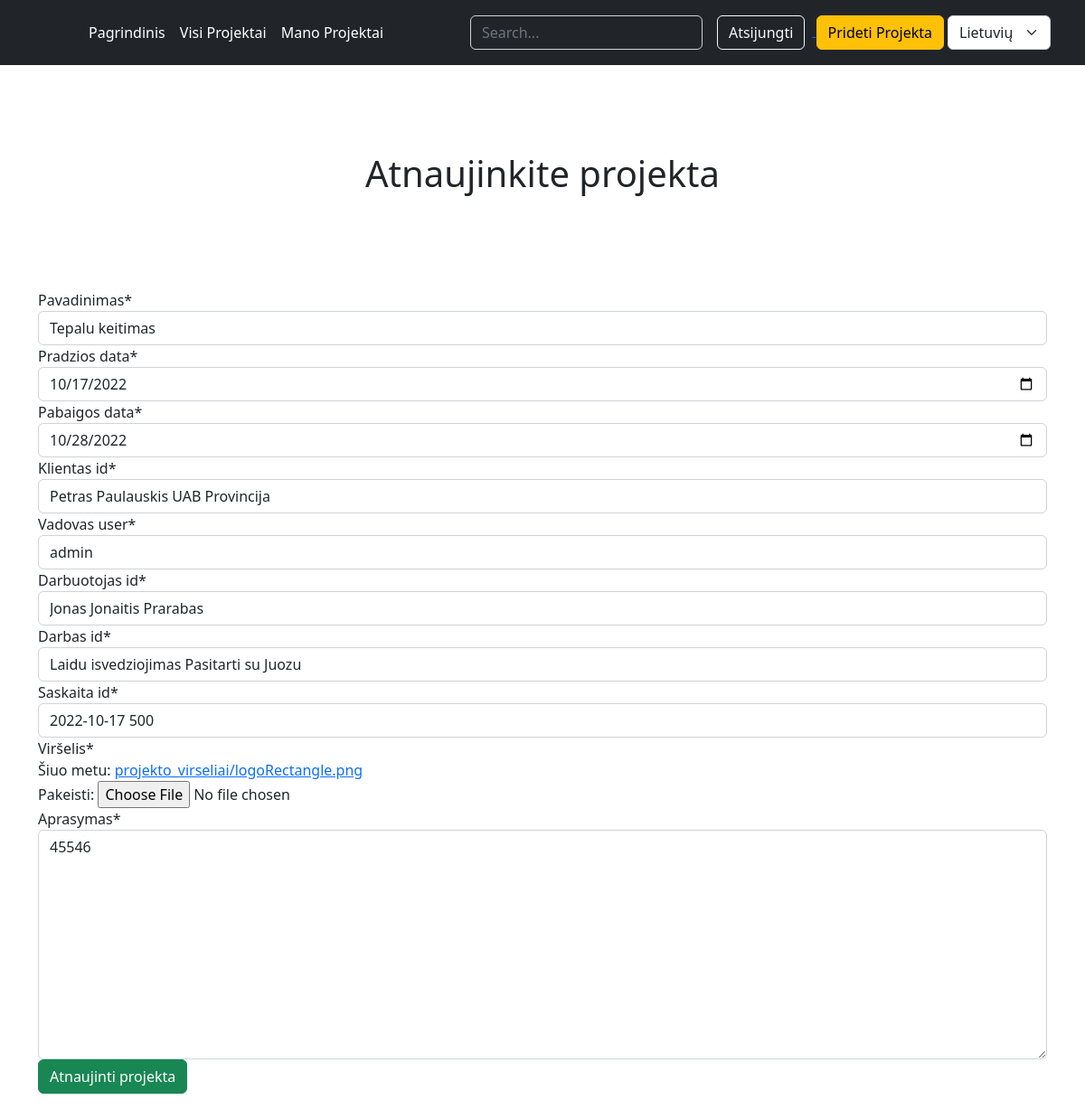
Before: /user-project/6/update (signed in) with the older database file.
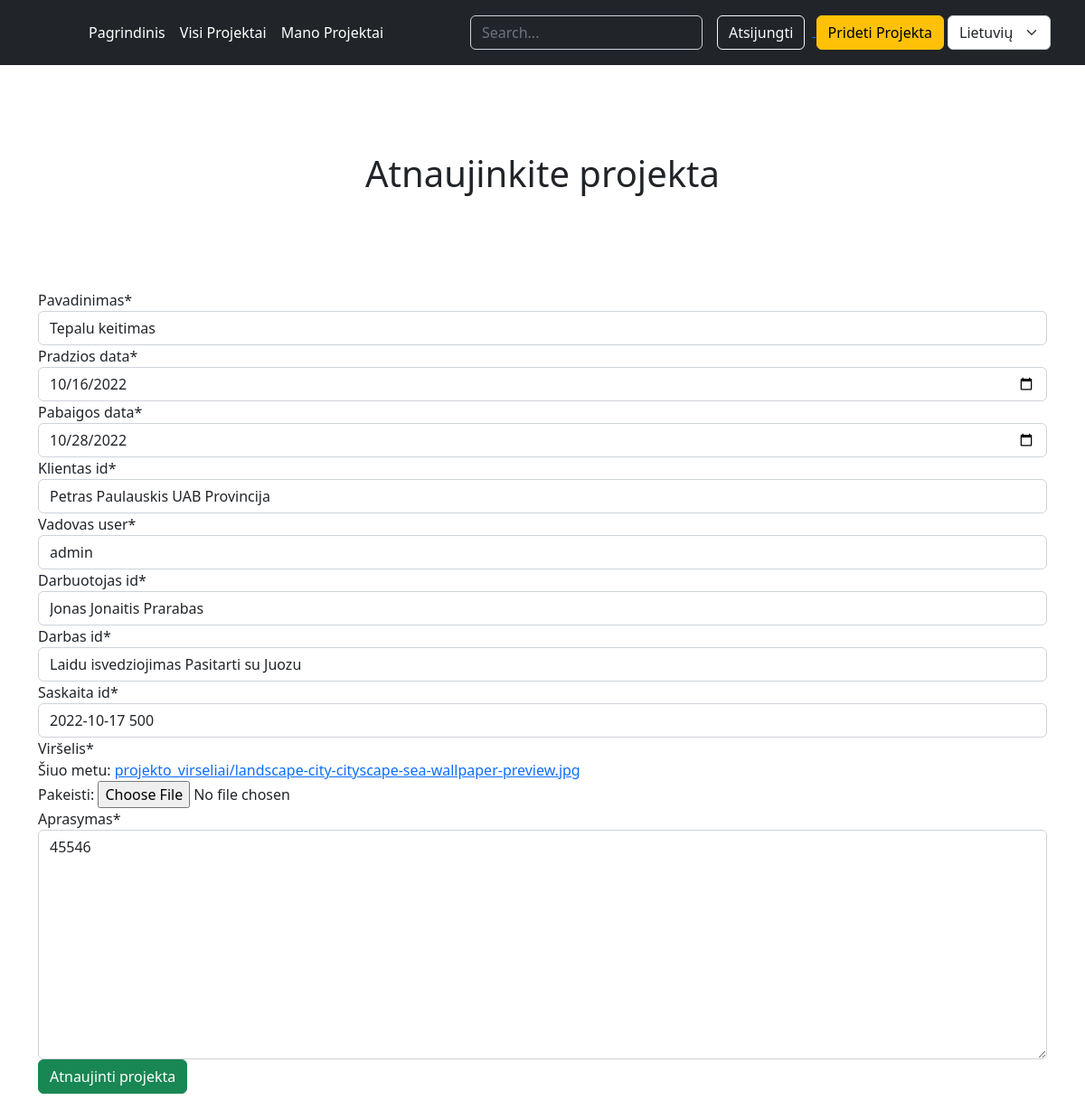
After: the same page with the newer database file.
### projektai/models.py (models this page shows, shortened)
class Projektas(models.Model):
    pavadinimas = models.CharField(_('Pavadinimas'), max_length=20)
    pradzios_data=models.DateField(_("Pradžios data"))
    pabaigos_data = models.DateField(_("Pabaigos data"))
    klientas_id = models.ForeignKey('Klientas',on_delete=models.SET_NULL,null=True)
    vadovas_user= models.ForeignKey(User,on_delete=models.SET_NULL,null=True)
    darbuotojas_id = models.ForeignKey("Darbuotojas",on_delete=models.SET_NULL,null=True)
    darbas_id = models.ForeignKey("Darbas",on_delete=models.SET_NULL,null=True)
    saskaita_id = models.ForeignKey("Saskaita",on_delete=models.SET_NULL,null=True)
    nuotrauka = models.ImageField(_('Viršelis'), upload_to='projekto_virseliai', null=True)
    aprasymas = HTMLField(_('Aprasymas'), null=True)
    class Meta:
        verbose_name = _("Projektas")
        verbose_name_plural = _('Projektai')
        ordering = ['pradzios_data',]

### projektai/views.py (the view, shortened to what this page needs)
# urls.py: path('user-project/<int:pk>/update', views.UserProjektasUpdateView.as_view(), name='user-projektai-update'),
class UserProjektasUpdateView(LoginRequiredMixin,UserPassesTestMixin, generic.UpdateView):
    model = Projektas
    form_class = MyForm
    success_url = '/user-project/'
    template_name = 'user-project-form.html'
    def test_func(self):
        projektas = self.get_object()
        return self.request.user == projektas.vadovas_user

### projektai/forms.py
class MyForm(forms.ModelForm):
  class Meta:
    model = Projektas
    fields = ["pavadinimas", "pradzios_data","pabaigos_data", "klientas_id","vadovas_user", "darbuotojas_id","darbas_id", "saskaita_id","nuotrauka", "aprasymas",]
    labels = {'pavadinimas': "Pavadinimas", "pradzios_data": "Pradzios data",}
    widgets = {'pradzios_data': DateInput(), "pabaigos_data": DateInput()}

### projektai/models.py (called while the page is built)
    def __str__(self):
        return f"{self.vardas} {self.pavarde} {self.imone}"

    def __str__(self):
        return f"{self.vardas} {self.pavarde} {self.pareigos}"

    def __str__(self):
        return f"{self.pavadinimas} {self.pastabos} "

    def __str__(self):
        return f"{self.israsymo_data} {self.suma} "

### templates/user-project-form.html (shortened to what this page needs)
{% extends 'base.html' %}
{% block content %}
{% load i18n %}
<section class="py-5 text-center container">
    <div class="row py-lg-5">
      <div class="col-lg-6 col-md-8 mx-auto">
        <h1 class="fw-light">Atnaujinkite projekta</h1>
      </div>
    </div>
  </section>
 <form method="POST" enctype="multipart/form-data" >
     {% load crispy_forms_tags %}
    {{  form|crispy   }}
    <button type="submit" class="btn btn-success">Atnaujinti projekta</button>
  </form>
<div class="row py-lg-5">
</div>
    {% endblock %}

Changed rows visible on the page:
changed Projektas "Tepalu keitimas": pradzios_data "10/17/2022" → "10/16/2022"
Other visible differences:
text no longer shown: "Pavadinimas * Pradzios data * Pabaigos data * Klientas id * Vadovas user * Darbuotojas id * Darbas id * Saskaita id * Viršelis * Šiuo metu: projekto_virseliai/logoRectangle.png Pakeisti: Aprasymas *"
text now shown: "Pavadinimas * Pradzios data * Pabaigos data * Klientas id * Vadovas user * Darbuotojas id * Darbas id * Saskaita id * Viršelis * Šiuo metu: projekto_virseliai/landscape-city-cityscape-sea-wallpaper-preview.jpg Pakeisti: Aprasymas *"
